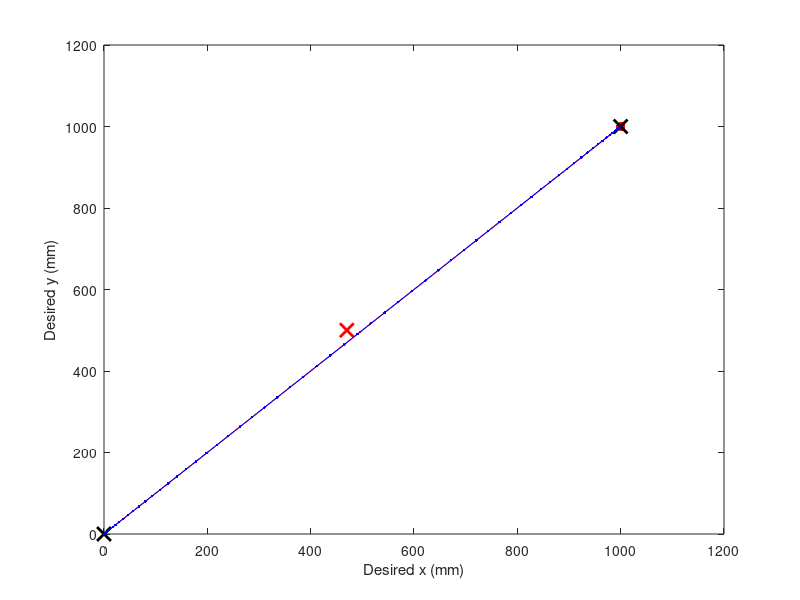

Write the MATLAB code that produced this figure.
clc;
clear;

%%%%%% Init %%%%%%

startPoint = [0,0]; %set the start point (mm)
targetPoint = [1000,1000]; %set the target point (mm)
currentPoint = startPoint; %initialise the current point
adjustedPoint = currentPoint; %initialise the adjusted point
AttractorPoint = [470,500]; %initialise attractor point
k = 1000; %arbitrary spring const
c = 0.001; %arbitrary damping const
t_const = 0.02; %Arbitrary const time for filter
velocity = 200; %mm/s
dt = 0.1; %set dt (seconds)
t = 0; %set start time
i = 1; %init loop count
%%%%%% End Init %%%%%%%

%%%%% Process data %%%%%%

xi = startPoint(1);
yi = startPoint(2);
xf = targetPoint(1);
yf = targetPoint(2);
a = (xf-xi)^2;
b = (yf-yi)^2;
totalDistance = sqrt(a+b); %find total distance with pythagoras
tf = totalDistance/velocity; %find the final time from start
x_triangle = xf-xi; %for min jerk
y_triangle = yf-yi; %for min jerk

%%%%%% End Process data %%%%%

%%%%-----------------Start Loop-----------------------------%%%%%
while (t <= tf)

t = t+dt; %increment time

%Evaluate x and y distance from attractor 
x_dis = AttractorPoint(1)-currentPoint(1); %is the absolute distance correct? or do I need direction too?
y_dis = AttractorPoint(2)-currentPoint(2);  %is the absolute distance correct? or do I need direction too?

%Evaluate Fx and Fy applied by attractor
%Fx = k/x_dis;
%Fy = k/y_dis;

%Evaluate Virtual Admittance Filter
%deltaX = (Fx/k)*(1-exp(((-k*t_const)/c)))
%deltaY = (Fy/k)*(1-exp(((-k*t_const)/c)))
deltaX = (100/(x_dis))*(1-exp(((-1/2.5))))
deltaY = (100/(y_dis))*(1-exp(((-1/2.5))))

%evaluate min jerk
t_triangle = t/tf;
currentPoint(1) = xi + (x_triangle*(6*(t_triangle)^5-15*(t_triangle)^4+10*(t_triangle)^3));   
currentPoint(2) = yi + (y_triangle*(6*(t_triangle)^5-15*(t_triangle)^4+10*(t_triangle)^3));

%Evaluate adjusted point
adjustedPoint(1) = currentPoint(1)+deltaX;
adjustedPoint(2) = currentPoint(2)+deltaY;


Allx(i) = currentPoint(1); %keep a log of all x points generated
Ally(i) = currentPoint(2); %keep a log of all y points generated
AllAdjustedx(i) = adjustedPoint(1); %keep a log of all x points generated
AllAdjustedy(i) = adjustedPoint(2); %keep a log of all y points generated

%evaluate min jerk vel
velx(i) = (x_triangle)*(30*(t^4/tf^5)-60*(t^3/tf^4)+30*(t^2/tf^3));
vely(i) = (y_triangle)*(30*(t^4/tf^5)-60*(t^3/tf^4)+30*(t^2/tf^3));

%%%% Plot %%%%%
f = figure(1); %figure 1 is the desired position
clf(f);
%subplot(1,3,1)
plot(startPoint(1),startPoint(2),'kx','MarkerSize', 10,'LineWidth', 2) %start point
hold on
plot(AttractorPoint(1),AttractorPoint(2),'rx','MarkerSize', 10,'LineWidth', 2) %attractor point
hold on
plot(currentPoint(1),currentPoint(2),'b.','MarkerSize', 20) %current point
hold on
plot(adjustedPoint(1),adjustedPoint(2),'r.','MarkerSize', 20) %adjusted point
hold on
plot(targetPoint(1),targetPoint(2),'kx','MarkerSize', 10,'LineWidth', 2) %target point
hold on
plot(AllAdjustedx,AllAdjustedx,'r.-') %adjusted point history
hold on
plot(Allx,Ally,'b.-') %current point history
xlabel('Desired x (mm)')
ylabel('Desired y (mm)')

%subplot(1,3,2)
%plot(currentPoint(1),velx(i),'b.','MarkerSize', 20) %vel vs pos
%hold on
%plot(Allx,velx,'r.-') %vel vs pos history
%hold on

%subplot(1,3,3)
%plot(currentPoint(2),vely(i),'b.','MarkerSize', 20) %vel vs pos
%hold on
%plot(Ally,vely,'r.-') %vel vs pos history
%hold on
%%%% End Plot %%%%%

i=i+1; %increase loop count
end
%%%%-------------------End Loop-----------------------%%%%%